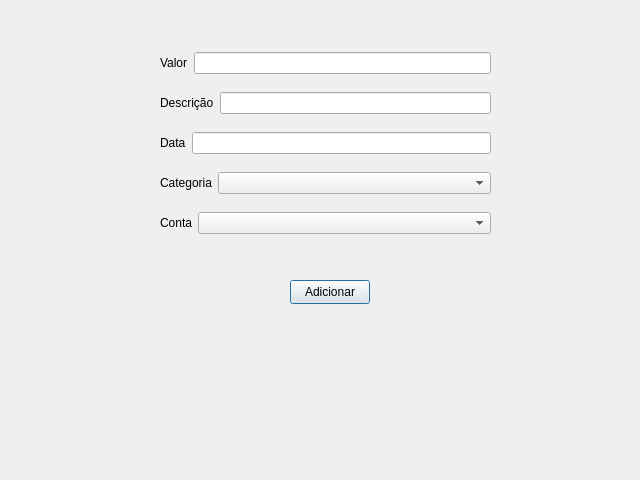
<?xml version="1.0" encoding="UTF-8"?>
<ui version="4.0">
 <class>JanelaDespesa</class>
 <widget class="QDialog" name="JanelaDespesa">
  <property name="geometry">
   <rect>
    <x>0</x>
    <y>0</y>
    <width>640</width>
    <height>480</height>
   </rect>
  </property>
  <property name="windowTitle">
   <string>Nova Despesa</string>
  </property>
  <widget class="QPushButton" name="btn_adicionar">
   <property name="geometry">
    <rect>
     <x>290</x>
     <y>280</y>
     <width>80</width>
     <height>24</height>
    </rect>
   </property>
   <property name="text">
    <string>Adicionar</string>
   </property>
  </widget>
  <widget class="QWidget" name="layoutWidget">
   <property name="geometry">
    <rect>
     <x>160</x>
     <y>40</y>
     <width>331</width>
     <height>211</height>
    </rect>
   </property>
   <layout class="QVBoxLayout" name="verticalLayout">
    <item>
     <layout class="QHBoxLayout" name="horizontalLayout_4">
      <item>
       <widget class="QLabel" name="label">
        <property name="text">
         <string>Valor</string>
        </property>
       </widget>
      </item>
      <item>
       <widget class="QLineEdit" name="lineEdit_valor"/>
      </item>
     </layout>
    </item>
    <item>
     <layout class="QHBoxLayout" name="horizontalLayout_3">
      <item>
       <widget class="QLabel" name="label_2">
        <property name="text">
         <string>Descrição</string>
        </property>
       </widget>
      </item>
      <item>
       <widget class="QLineEdit" name="lineEdit_descricao"/>
      </item>
     </layout>
    </item>
    <item>
     <layout class="QHBoxLayout" name="horizontalLayout_2">
      <item>
       <widget class="QLabel" name="label_3">
        <property name="text">
         <string>Data</string>
        </property>
       </widget>
      </item>
      <item>
       <widget class="QLineEdit" name="lineEdit_data"/>
      </item>
     </layout>
    </item>
    <item>
     <layout class="QHBoxLayout" name="horizontalLayout">
      <item>
       <layout class="QHBoxLayout" name="horizontalLayout_5">
        <item>
         <widget class="QLabel" name="label_4">
          <property name="sizePolicy">
           <sizepolicy hsizetype="Fixed" vsizetype="Fixed">
            <horstretch>0</horstretch>
            <verstretch>0</verstretch>
           </sizepolicy>
          </property>
          <property name="text">
           <string>Categoria</string>
          </property>
         </widget>
        </item>
        <item>
         <widget class="QComboBox" name="comboBox_categoria"/>
        </item>
       </layout>
      </item>
     </layout>
    </item>
    <item>
     <layout class="QHBoxLayout" name="horizontalLayout_6">
      <item>
       <widget class="QLabel" name="label_5">
        <property name="sizePolicy">
         <sizepolicy hsizetype="Fixed" vsizetype="Fixed">
          <horstretch>0</horstretch>
          <verstretch>0</verstretch>
         </sizepolicy>
        </property>
        <property name="text">
         <string>Conta</string>
        </property>
       </widget>
      </item>
      <item>
       <widget class="QComboBox" name="comboBox_conta">
        <property name="sizePolicy">
         <sizepolicy hsizetype="Preferred" vsizetype="Fixed">
          <horstretch>0</horstretch>
          <verstretch>0</verstretch>
         </sizepolicy>
        </property>
       </widget>
      </item>
     </layout>
    </item>
   </layout>
  </widget>
 </widget>
 <resources/>
 <connections/>
</ui>
